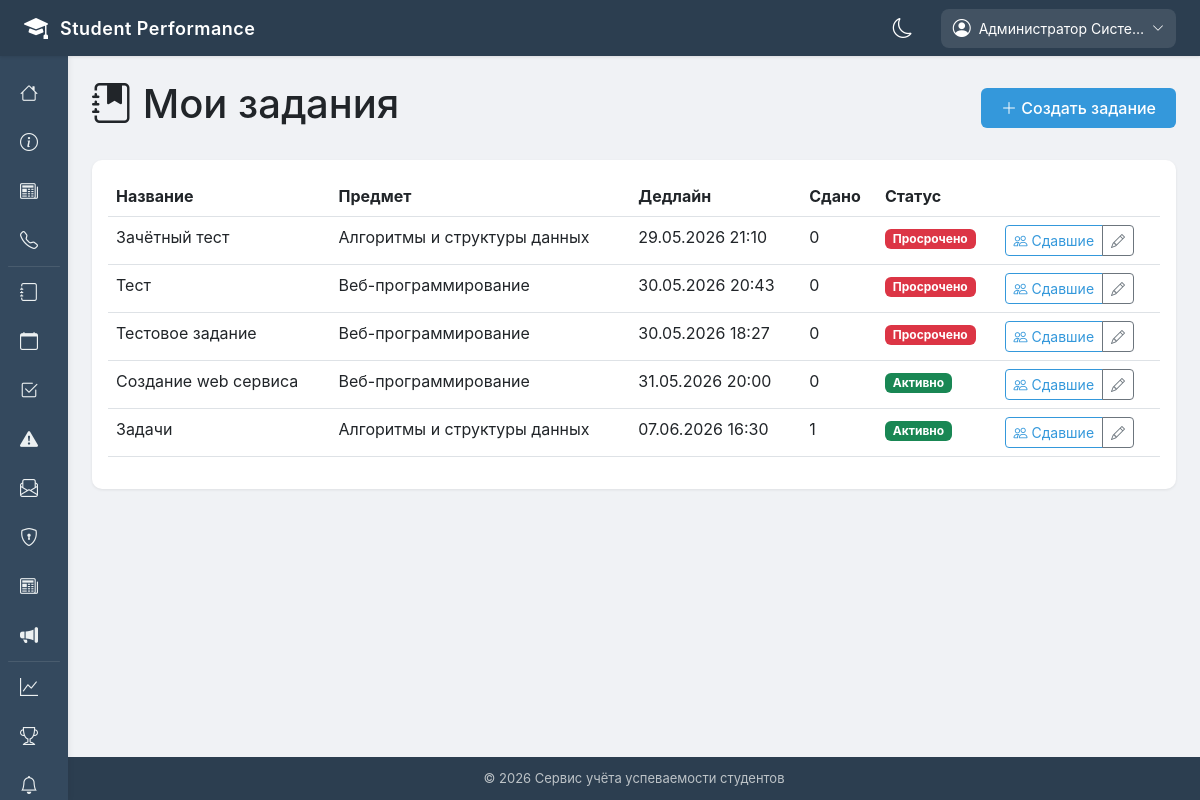
The page /teacher/assignments/ (signed in) on the database its author committed.
### apps/accounts/models.py (models this page shows, shortened)
class User(AbstractUser):
    ROLE_CHOICES = [
        ('admin', 'Администратор'),
        ('teacher', 'Преподаватель'),
        ('student', 'Студент'),
        ('headman', 'Староста'),
        ('curator', 'Куратор'),
    ]
    role = models.CharField(max_length=20, choices=ROLE_CHOICES, default='student', verbose_name='Роль')
    phone_number = models.CharField(
        max_length=20,
        blank=True,
        null=True,
        validators=[RegexValidator(r'^\+375 \(\d{2}\) \d{3}-\d{2}-\d{2}$')],
        verbose_name='Номер телефона'
    )
    avatar = models.ImageField(upload_to='avatars/', blank=True, null=True, verbose_name='Аватар')
    date_of_birth = models.DateField(blank=True, null=True, verbose_name='Дата рождения')
    address = models.TextField(blank=True, null=True, verbose_name='Адрес')
    class Meta:
        verbose_name = 'Пользователь'
        verbose_name_plural = 'Пользователи'
        ordering = ['last_name', 'first_name']

class Assignment(models.Model):
    PRIORITY_CHOICES = [
        ('low', 'Низкий'),
        ('medium', 'Средний'),
        ('high', 'Высокий'),
    ]
    title = models.CharField(max_length=200, verbose_name='Название')
    description = models.TextField(verbose_name='Описание')
    subject = models.ForeignKey('Subject', on_delete=models.CASCADE, related_name='assignments', verbose_name='Предмет')
    created_by = models.ForeignKey('User', on_delete=models.CASCADE, related_name='created_assignments', verbose_name='Создал')
    deadline = models.DateTimeField(verbose_name='Дедлайн')
    max_score = models.IntegerField(default=10, verbose_name='Максимальный балл')
    priority = models.CharField(max_length=10, choices=PRIORITY_CHOICES, default='medium', verbose_name='Приоритет')
    attachment = models.FileField(upload_to='assignments/', blank=True, null=True, verbose_name='Вложение')
    created_at = models.DateTimeField(auto_now_add=True, verbose_name='Дата создания')
    updated_at = models.DateTimeField(auto_now=True, verbose_name='Дата обновления')
    is_active = models.BooleanField(default=True, verbose_name='Активно')
    class Meta:
        verbose_name = 'Домашнее задание'
        verbose_name_plural = 'Домашние задания'
        ordering = ['deadline', '-created_at']
    def is_overdue(self):
        from django.utils import timezone
        return timezone.now() > self.deadline

class Subject(models.Model):
    SEMESTER_CHOICES = [(i, f"{i} семестр") for i in range(1, 9)]
    name = models.CharField(max_length=200, verbose_name='Название')
    code = models.CharField(max_length=20, unique=True, verbose_name='Код дисциплины')
    description = models.TextField(blank=True, null=True, verbose_name='Описание')
    credits = models.IntegerField(default=3, verbose_name='Кредиты')
    semester = models.IntegerField(choices=SEMESTER_CHOICES, verbose_name='Семестр')
    teacher = models.ForeignKey(User, on_delete=models.SET_NULL, null=True, related_name='subjects', limit_choices_to={'role': 'teacher'}, verbose_name='Преподаватель')
    groups = models.ManyToManyField(Group, related_name='subjects', verbose_name='Группы')
    class Meta:
        verbose_name = 'Дисциплина'
        verbose_name_plural = 'Дисциплины'
        ordering = ['semester', 'name']

### apps/assignments/views.py (the view)
# urls.py: path('teacher/assignments/', views.teacher_assignments, name='teacher_assignments'),
@login_required
def teacher_assignments(request):
    if request.user.role != 'teacher' and not request.user.is_superuser:
        messages.error(request, 'Только преподаватели могут просматривать эту страницу')
        return redirect('home')
    if request.user.is_superuser:
        assignments = Assignment.objects.all().order_by('-created_at')
    else:
        assignments = Assignment.objects.filter(created_by=request.user).order_by('-created_at')
    paginator = Paginator(assignments, 20)
    page_number = request.GET.get('page')
    page_obj = paginator.get_page(page_number)
    context = {
        'assignments': page_obj,
    }
    return render(request, 'assignments/teacher_list.html', context)

### templates/assignments/teacher_list.html (shortened to what this page needs)
{% extends 'base.html' %}
{% block content %}
<div class="row">
    <div class="col-12">
        <div class="d-flex justify-content-between align-items-center mb-4">
            <h1><i class="bi bi-journal-bookmark-fill"></i> Мои задания</h1>
            <a href="{% url 'assignment_create' %}" class="btn btn-primary">
                <i class="bi bi-plus-lg"></i> Создать задание
            </a>
        </div>
    </div>
</div>
<div class="row">
    <div class="col-12">
        <div class="card">
            <div class="card-body">
                {% if assignments %}
                    <div class="table-responsive">
                        <table class="table table-hover">
                            <thead>
                                <tr>
                                    <th>Название</th>
                                    <th>Предмет</th>
                                    <th>Дедлайн</th>
                                    <th>Сдано</th>
                                    <th>Статус</th>
                                    <th></th>
                                </tr>
                            </thead>
                            <tbody>
                                {% for assignment in assignments %}
                                    <tr>
                                        <td>{{ assignment.title }}</td>
                                        <td>{{ assignment.subject.name }}</td>
                                        <td>{{ assignment.deadline|date:"d.m.Y H:i" }}</td>
                                        <td>{{ assignment.submissions.count }}</td>
                                        <td>
                                            {% if assignment.is_overdue %}
                                                <span class="badge bg-danger">Просрочено</span>
                                            {% else %}
                                                <span class="badge bg-success">Активно</span>
                                            {% endif %}
                                        </td>
                                        <td>
                                            <div class="btn-group">
                                                <a href="{% url 'assignment_submissions' assignment.id %}" class="btn btn-sm btn-outline-primary">
                                                    <i class="bi bi-people"></i> Сдавшие
                                                </a>
                                                <a href="{% url 'assignment_edit' assignment.id %}" class="btn btn-sm btn-outline-secondary">
                                                    <i class="bi bi-pencil"></i>
                                                </a>
                                            </div>
                                        </td>
                                    </tr>
                                {% endfor %}
                            </tbody>
                        </table>
                    </div>
                {% else %}
                    <div class="text-center py-5">
                        <i class="bi bi-journal-x fs-1 text-muted"></i>
                        <p class="mt-3">У вас пока нет заданий</p>
                        <a href="{% url 'assignment_create' %}" class="btn btn-primary">Создать первое задание</a>
                    </div>
                {% endif %}
            </div>
        </div>
    </div>
</div>
{% endblock %}

### templates/base.html (shortened to what this page needs)
<!DOCTYPE html>
<html lang="ru">
<head>
    <link href="https://cdn.jsdelivr.net/npm/bootstrap@5.3.0/dist/css/bootstrap.min.css" rel="stylesheet">
    <link rel="stylesheet" href="https://cdn.jsdelivr.net/npm/bootstrap-icons@1.11.0/font/bootstrap-icons.css">
</head>
<body>
    <div class="top-header">
        <div class="logo-area">
            <a href="{% url 'home' %}" style="text-decoration: none; color: white; display: flex; align-items: center; gap: 12px;">
                <i class="bi bi-mortarboard-fill"></i>
                <span>Student Performance</span>
            </a>
        </div>
        <div class="header-right">
            <div class="theme-toggle-header" onclick="toggleDarkMode()">
                <i id="themeIcon" class="bi bi-moon"></i>
            </div>
            {% if user.is_authenticated %}
                <div class="user-menu">
                    <div class="user-btn">
                        <i class="bi bi-person-circle"></i>
                        <span>{{ user.get_full_name|default:user.username|truncatechars:20 }}</span>
                        <i class="bi bi-chevron-down" style="font-size: 12px;"></i>
                    </div>
                </div>
            {% endif %}
        </div>
    </div>
    <div class="sidebar">
        <ul class="nav-links">
            <li>
                <a href="{% url 'home' %}">
                    <i class="bi bi-house"></i>
                </a>
            </li>
            <li>
                <a href="{% url 'about' %}">
                    <i class="bi bi-info-circle"></i>
                </a>
            </li>
            <li>
                <a href="{% url 'news_list' %}">
                    <i class="bi bi-newspaper"></i>
                </a>
            </li>
            <li>
                <a href="{% url 'contacts' %}">
                    <i class="bi bi-telephone"></i>
                </a>
            </li>
            {% if user.is_authenticated %}
                <li class="sidebar-divider"></li>
                {% if user.role == 'student' or user.role == 'headman' %}
                    <li>
                        <a href="{% url 'gradebook_view' %}">
                            <i class="bi bi-journal"></i>
                            <span>Зачётка</span>
                        </a>
                    </li>
                    <li>
                        <a href="{% url 'student_statistics' %}">
                            <i class="bi bi-graph-up"></i>
                            <span>Статистика</span>
                        </a>
                    </li>
                    <li>
                        <a href="{% url 'schedule_view' %}">
                            <i class="bi bi-calendar"></i>
                            <span>Расписание</span>
                        </a>
                    </li>
                    <li>
                        <a href="{% url 'student_attendance' %}">
                            <i class="bi bi-calendar-check"></i>
                            <span>Посещаемость</span>
                        </a>
                    </li>
                    <li>
                        <a href="{% url 'assignments_list' %}">
                            <i class="bi bi-journal-bookmark-fill"></i>
                            <span>Задания</span>
                        </a>
                    </li>
                    <li>
                        <a href="{% url 'requests_list' %}">
                            <i class="bi bi-envelope"></i>
                            <span>Заявки</span>
                        </a>
                    </li>
                    <li>
                        <a href="{% url 'group_list' %}">
                            <i class="bi bi-people-fill"></i>
                            <span>Моя группа</span>
                        </a>
                    </li>
                    <li>
                        <a href="{% url 'penalties_list' %}">
                            <i class="bi bi-exclamation-triangle-fill"></i>
                            <span>Взыскания</span>
                        </a>
                    </li>
                    <li>
                        <a href="{% url 'student_announcements' %}">
                            <i class="bi bi-megaphone-fill"></i>
                            <span>Объявления</span>
                        </a>
                    </li>
                {% elif user.is_superuser %}
                    <li>
                        <a href="{% url 'admin_all_grades' %}">
                            <i class="bi bi-journal"></i>
                        </a>
                    </li>
                    <li>
                        <a href="{% url 'admin_all_schedule' %}">
                            <i class="bi bi-calendar"></i>
                        </a>
                    </li>
                    <li>
                        <a href="{% url 'admin_attendance' %}">
                            <i class="bi bi-check2-square"></i>
                        </a>
                    </li>
                    <li>
                        <a href="{% url 'admin_penalties' %}">
                            <i class="bi bi-exclamation-triangle-fill"></i>
                        </a>
                    </li>
                    <li>
                        <a href="{% url 'admin_requests' %}">
                            <i class="bi bi-envelope-paper"></i>
                        </a>
                    </li>
                    <li>
                        <a href="/admin/">
                            <i class="bi bi-shield-lock"></i>
                        </a>
                    </li>
                    <li>
                        <a href="{% url 'admin_news' %}">
                            <i class="bi bi-newspaper"></i>
                        </a>
                    </li>
                    <li>
                        <a href="{% url 'admin_announcements' %}">
                            <i class="bi bi-megaphone-fill"></i>
                        </a>
                    </li>
                {% endif %}
                <li class="sidebar-divider"></li>
                {% if user.role == 'student' or user.role == 'headman' or user.is_superuser or user.role == 'teacher'%}
                    <li>
                    <a href="{% url 'analytics_dashboard' %}">
                        <i class="bi bi-graph-up"></i>
                    </a>
                    </li>
                {% endif %}
                <li>
                    <a href="{% url 'rating_list' %}">
                        <i class="bi bi-trophy"></i>
                    </a>
                </li>
                <li>
                    <a href="{% url 'notifications_list' %}">
                        <i class="bi bi-bell"></i>
                    </a>
                </li>
            {% endif %}
        </ul>
    </div>
    <div class="main-content">
        <div class="content-wrapper">
            {% block content %}{% endblock %}
        </div>
        <footer>
            <div class="container">
                <p class="mb-0">&copy; 2026 Сервис учёта успеваемости студентов</p>
            </div>
        </footer>
    </div>
</body>
</html>

### rows shown on the page
User: get_full_name "Администратор Систе…"
Assignment: title "Зачётный тест", subject.name "Алгоритмы и структуры данных", deadline "29.05.2026 21:10", submissions.count "0", shows "Просрочено"
Assignment: title "Тест", subject.name "Веб-программирование", deadline "30.05.2026 20:43", submissions.count "0", shows "Просрочено"
Assignment: title "Тестовое задание", subject.name "Веб-программирование", deadline "30.05.2026 18:27", submissions.count "0", shows "Просрочено"
Assignment: title "Создание web сервиса", subject.name "Веб-программирование", deadline "31.05.2026 20:00", submissions.count "0", shows "Активно"
Assignment: title "Задачи", subject.name "Алгоритмы и структуры данных", deadline "07.06.2026 16:30", submissions.count "1", shows "Активно"
